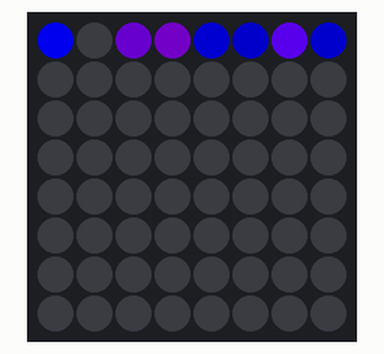
This program was run on a simulated Raspberry Pi (BCM pin numbers) with a Sense HAT. Parts: the Sense HAT's 8×8 RGB LED matrix. Dim RGB values are drawn brighter than linear; random numbers come from a fixed seed.

Above: at 0.07 s.
At 5.04 s:
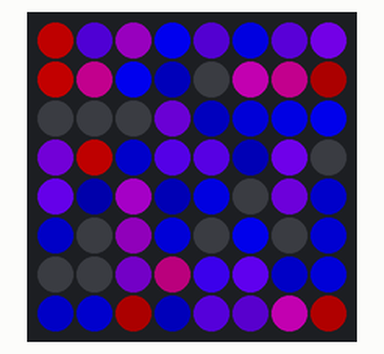
At 10.02 s:
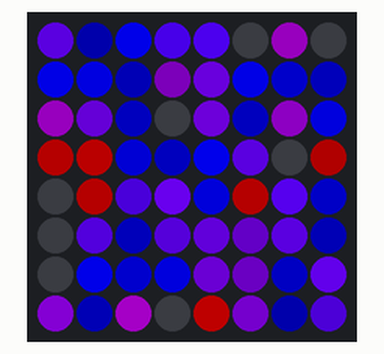
At 19.97 s:
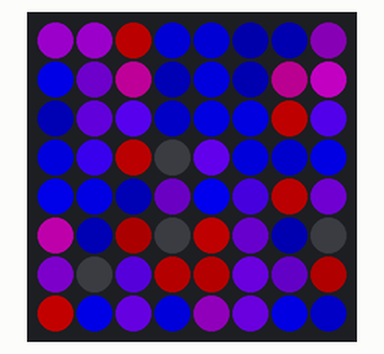
At 29.92 s:
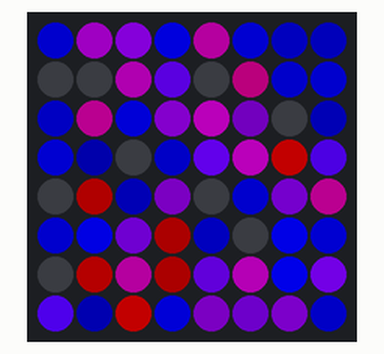
At 39.87 s:
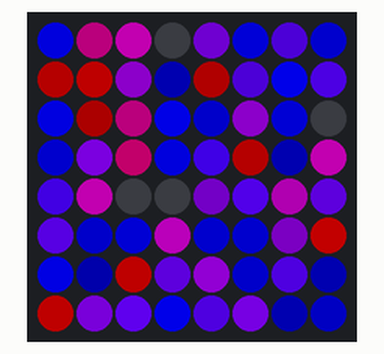

The program:

rain-hat-heavy.py
```python
from sense_hat import SenseHat
from random import randint
from time import sleep

sense = SenseHat()
sense.set_rotation(180)
sense.clear()

f1 = 95
f2 = 205
f3 = 25
while True:
	#if randint(0, 100) == 1:
	#	f1 = randint(0, 15)
	#	f2 = randint(5, 100)
	#	f3 = randint(0, 15)
	pixel_list = sense.get_pixels()

#pixel_list[56] = pixel_list[48]
#pixel_list[48] = pixel_list[40]
#pixel_list[40] = pixel_list[32]
#pixel_list[32] = pixel_list[24]
#pixel_list[24] = pixel_list[16]
#pixel_list[16] = pixel_list[8]
#pixel_list[8] = pixel_list[0]

#print("next interation start")
	for z in range(0,8):
		for i in range(1,8):
			prev=((8)*(8-i))+z
			next=((8)*(7-i))+z
			#print("prev:%d next:%d" % (prev,next))
			pixel_list[prev] = pixel_list[next]

	for w in range(0,8):
		r = randint(0, f1)
		g = randint(0, f3)
		b = randint(0, f2)
		pixel_list[w] = [r,g,b]
	sense.set_pixels(pixel_list)
	sleep(.1)
```
